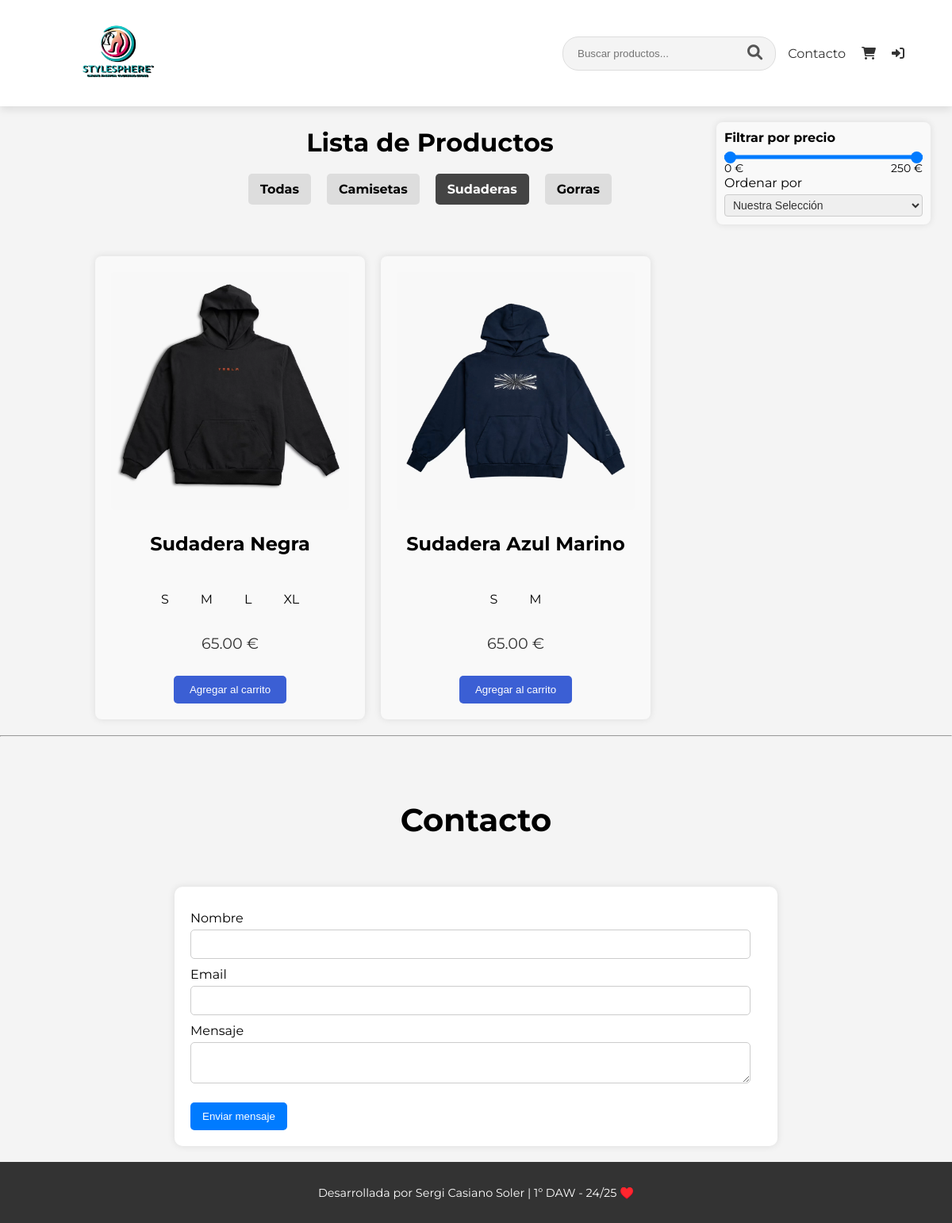
/index.php?categoria=2, run on the app's committed database.
### tables this page shows
CREATE TABLE `productos` (
  `id` int(11) NOT NULL,
  `nombre` varchar(100) DEFAULT NULL,
  `precio` decimal(10,2) DEFAULT NULL,
  `descripcion` text DEFAULT NULL,
  `fecha_creacion` datetime DEFAULT current_timestamp(),
  `categoria_id` int(11) DEFAULT NULL
);

### index.php (the view, shortened to what this page needs)
<?php
include 'config.php';
$busqueda = "";
$min = isset($_GET['min']) ? (int)$_GET['min'] : 0;
$max = isset($_GET['max']) ? (int)$_GET['max'] : 250;
$categoria = isset($_GET['categoria']) ? (int)$_GET['categoria'] : 0;
?>
<!DOCTYPE html>
<html lang="es">
<head>
    <link rel="stylesheet" href="https://cdnjs.cloudflare.com/ajax/libs/font-awesome/6.0.0-beta3/css/all.min.css">
    <link rel="stylesheet" href="styles.css?v=<?php echo time(); ?>">
</head>
<body>
    <header>
        <div class="logo">
            <a href="./index.php">
                <img src="./images/logo.png" alt="Logo de la tienda" width="300" height="auto">
            </a>
        </div>
        <nav>
            <div class="flex-busqueda">
                <form class="busqueda" method="GET" action="">
                    <input type="text" name="busqueda" placeholder="Buscar productos..." value="<?php echo htmlspecialchars($busqueda); ?>">
                    <button type="submit" style="border: none; background: none; cursor: pointer;">
                        <i class="fas fa-search"></i>
                    </button>
                </form>
            </div>
            <ul>
                <li><a href="#contacto">Contacto</a></li>
                <li><a href="./cart.php"><i class="fas fa-shopping-cart"></i></a></li>
                <?php if (isset($_SESSION['UsuarioID'])): ?>
                    <li class="user-info">
                        <?php
                        $usuario_id = $_SESSION['UsuarioID'];
                        $nombre = htmlspecialchars($_SESSION['Nombre']);
                        $ruta_imagen = "images/perfiles/" . $usuario_id . ".webp";
                        if (file_exists($ruta_imagen)) {
                            echo "<a href='perfil.php'><img src='$ruta_imagen' alt='Foto de $nombre' class='profile-pic'></a>";
                        } else {
                            echo "<img src='images/perfiles/default.webp' alt='Foto por defecto' class='profile-pic' width='50' height='auto'>";
                        }
                        ?>
                        <p>Hola, <?php echo $nombre; ?>!</p>
                    </li>
                    <li><a href="logout.php">Cerrar sesión</a></li>
                <?php else: ?>
                    <li><a href="./login.php"><i class="fas fa-sign-in-alt"></i></a></li>
                <?php endif; ?>
            </ul>
        </nav>
    </header>
    <main>
        <div class="flex-filtro">
            <section class="filtros">
                <form class="form-filtros" method="GET" id="filtroForm">
                    <label for="precio">Filtrar por precio</label>
                    <div class="range-slider">
                        <div class="slider-track"></div>
                    </div>
                    <div class="values">
                        <span id="minValor"><?php echo $min; ?> €</span>
                        <span id="maxValor"><?php echo $max; ?> €</span>
                    </div>
                    <label for="orden">Ordenar por</label>
                    <select class="select-filtro" name="orden" id="orden">
                        <option value="">Nuestra Selección</option>
                    </select>
                </form>
            </section>
            <section class="header-products">
                <h2 class="h2-main">Lista de Productos</h2>
                <nav class="categorias-nav">
                    <a href="index.php" class="<?php echo empty($categoria) ? 'active' : ''; ?>">Todas</a>
                    <a href="index.php?categoria=1" class="<?php echo ($categoria == 1) ? 'active' : ''; ?>">Camisetas</a>
                    <a href="index.php?categoria=2" class="<?php echo ($categoria == 2) ? 'active' : ''; ?>">Sudaderas</a>
                    <a href="index.php?categoria=3" class="<?php echo ($categoria == 3) ? 'active' : ''; ?>">Gorras</a>
                </nav>
            </section>
        </div>
        <div class="container">
            <?php
            $sql = "SELECT id, nombre, precio FROM productos WHERE precio BETWEEN $min AND $max";
            if (!empty($categoria)) {
                $categoria_id = (int) $categoria;
                $sql .= " AND categoria_id = $categoria_id";
            }
            $result = $conn->query($sql);
            if ($result->num_rows > 0) {
                while ($row = $result->fetch_assoc()) {
                    $id = $row["id"];
                    $nombre = $row["nombre"];
                    $precio = $row["precio"];
                    $image_path = "images/{$id}.webp";
                    $tallas_sql = "SELECT tallas FROM tallas WHERE id_producto = $id";
                    $tallas_result = $conn->query($tallas_sql);
                    $tallas_array = [];
                    if ($tallas_result->num_rows > 0) {
                        while ($row_talla = $tallas_result->fetch_assoc()) {
                            $tallas_array[] = $row_talla["tallas"];
                        }
                    }
                    echo "<div class='product' data-product-id=$id>";
                    echo "<a href='detalle.php?id=" . $id . "' '>";
                    echo "<img src='$image_path' alt='" . htmlspecialchars($nombre) . "'>";
                    echo "</a>";
                    echo "<div class='container-h3'>";
                    echo "<h3>" . htmlspecialchars($nombre) . "</h3>";
                    echo "</div>";
                    echo "<div class='sizes'>";
                    foreach ($tallas_array as $talla) {
                        echo "<div class='size-option' data-size='" . htmlspecialchars($talla) . "'>" . htmlspecialchars($talla) . "</div>";
                    }
                    echo "</div>";
                    echo "<p >" . number_format($precio, 2) . " €</p>";
                    echo "<button class='add-to-cart'>Agregar al carrito</button>";
                    echo "</div>";
                }
            } else {
                echo "<p>No se encontraron resultados para este producto </p>";
            }
            ?>
        </div>
        <hr>
        <section id="contacto">
            <h3>Contacto</h3>
            <form class="form" action="./contacto.php" method="post" id="contact-form">
                <label>Nombre <input name="nombre" type="text" id="nombre" required></label>
                <label>Email <input name="email" type="email" id="email" required></label>
                <label>Mensaje <textarea name="mensaje" id="mensaje" required></textarea></label>
                <button type="submit">Enviar mensaje</button>
            </form>
        </section>
    </main>
</body>
<footer>
    <p>Desarrollada por Sergi Casiano Soler | 1º DAW - 24/25 ♥️</p>
</footer>
</html>

### data on the page
productos: shows a picture, nombre "Sudadera Negra", talla "S", talla "M", talla "L", talla "XL", precio "65.00"
productos: shows a picture, nombre "Sudadera Azul Marino", talla "S", talla "M", precio "65.00"

### other printed values
$min "0"
$max "250"
